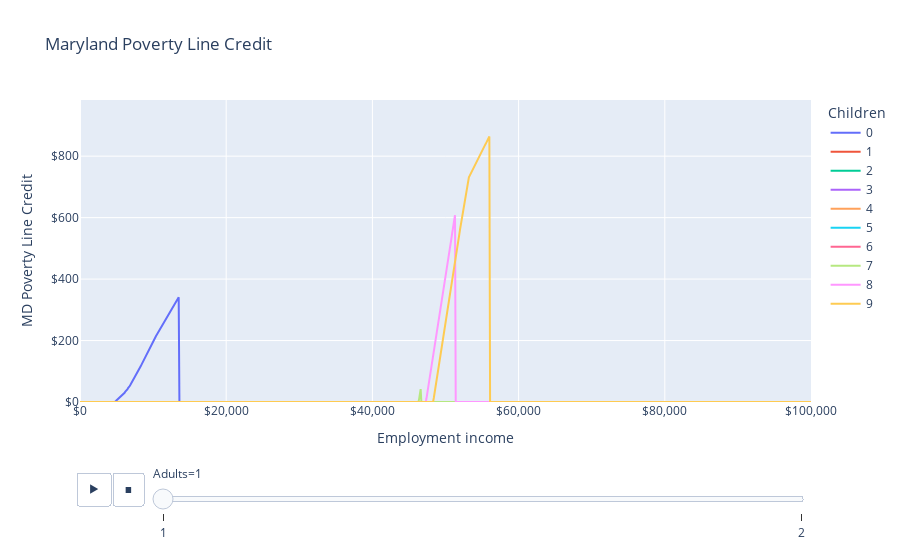

Notebook source saved alongside this figure:
### Markdown cell above
# Maryland Poverty Line Credit

Maryland's Poverty Line Credit provides up to 5% of earned income to eligible Maryland filers with income below the poverty line.

## Examples

Because the Poverty Line Credit is based on the poverty line relative to the Earned Income Tax Credit, which is more generous for families with children and which doesn't give more for families with more than three children, it primarily reaches low-income childless filers and filers with more than six children.

### Code cell
from policyengine_us import IndividualSim
import pandas as pd
import plotly.express as px


def make(adults, children):
    sim = IndividualSim(year=2022)
    sim.add_person(name="head", age=25, is_tax_unit_head=True)
    members = ["head"]
    if adults > 1:
        sim.add_person(name="spouse", is_tax_unit_head=False)
        members += ["spouse"]
    for i in range(children):
        child = "child{}".format(i)
        sim.add_person(name=child, age=5)
        members += [child]
    sim.add_tax_unit(
        name="tax_unit",
        members=members,
    )
    sim.add_spm_unit(name="spm_unit", members=members)
    sim.add_household(name="household", members=members, state_code="MD")
    sim.vary("employment_income", max=100_000, step=100)
    return pd.DataFrame(
        dict(
            employment_income=sim.calc("employment_income")[0],
            plc=sim.calc("md_poverty_line_credit")[0].round(),
            plc_mtr=-sim.deriv(
                "md_poverty_line_credit",
                "employment_income",
                wrt_target="head",
            ),
            adults=adults,
            children=children,
        )
    )


l = []
for adults in range(1, 3):
    for children in range(0, 10):
        l.append(make(adults, children))

df = pd.concat(l)

LABELS = dict(
    employment_income="Employment income",
    plc="MD Poverty Line Credit",
    plc_mtr="MD Poverty Line Credit marginal tax rate",
    adults="Adults",
    children="Children",
)

fig = px.line(
    df,
    "employment_income",
    "plc",
    color="children",
    animation_frame="adults",
    labels=LABELS,
    title="Maryland Poverty Line Credit",
)
fig.update_layout(
    xaxis_tickformat="$,",
    yaxis_tickformat="$,",
    yaxis_range=[0, df.plc.max() * 1.05],
)
fig.show()

### Figure 1 — Plotly figure (JSON) as saved in the notebook; plotly's stock layout.template omitted (floating-point values rounded to 4 significant figures; data arrays with more than 128 entries replaced by an {"elided": "..."} marker saying what was removed)
{"data": [{"hovertemplate": "Children=0<br>Adults=1<br>Employment income=%{x}<br>MD Poverty Line Credit=%{y}<extra></extra>", "legendgroup": "0", "line": {"color": "#636efa", "dash": "solid"}, "marker": {"symbol": "circle"}, "mode": "lines", "name": "0", "orientation": "v", "showlegend": true, "type": "scatter", "x": {"elided": "1001 int values"}, "xaxis": "x", "y": {"elided": "1001 int values"}, "yaxis": "y"}, {"hovertemplate": "Children=1<br>Adults=1<br>Employment income=%{x}<br>MD Poverty Line Credit=%{y}<extra></extra>", "legendgroup": "1", "line": {"color": "#EF553B", "dash": "solid"}, "marker": {"symbol": "circle"}, "mode": "lines", "name": "1", "orientation": "v", "showlegend": true, "type": "scatter", "x": {"elided": "1001 int values"}, "xaxis": "x", "y": {"elided": "1001 int values"}, "yaxis": "y"}, {"hovertemplate": "Children=2<br>Adults=1<br>Employment income=%{x}<br>MD Poverty Line Credit=%{y}<extra></extra>", "legendgroup": "2", "line": {"color": "#00cc96", "dash": "solid"}, "marker": {"symbol": "circle"}, "mode": "lines", "name": "2", "orientation": "v", "showlegend": true, "type": "scatter", "x": {"elided": "1001 int values"}, "xaxis": "x", "y": {"elided": "1001 int values"}, "yaxis": "y"}, {"hovertemplate": "Children=3<br>Adults=1<br>Employment income=%{x}<br>MD Poverty Line Credit=%{y}<extra></extra>", "legendgroup": "3", "line": {"color": "#ab63fa", "dash": "solid"}, "marker": {"symbol": "circle"}, "mode": "lines", "name": "3", "orientation": "v", "showlegend": true, "type": "scatter", "x": {"elided": "1001 int values"}, "xaxis": "x", "y": {"elided": "1001 int values"}, "yaxis": "y"}, {"hovertemplate": "Children=4<br>Adults=1<br>Employment income=%{x}<br>MD Poverty Line Credit=%{y}<extra></extra>", "legendgroup": "4", "line": {"color": "#FFA15A", "dash": "solid"}, "marker": {"symbol": "circle"}, "mode": "lines", "name": "4", "orientation": "v", "showlegend": true, "type": "scatter", "x": {"elided": "1001 int values"}, "xaxis": "x", "y": {"elided": "1001 int values"}, "yaxis": "y"}, {"hovertemplate": "Children=5<br>Adults=1<br>Employment income=%{x}<br>MD Poverty Line Credit=%{y}<extra></extra>", "legendgroup": "5", "line": {"color": "#19d3f3", "dash": "solid"}, "marker": {"symbol": "circle"}, "mode": "lines", "name": "5", "orientation": "v", "showlegend": true, "type": "scatter", "x": {"elided": "1001 int values"}, "xaxis": "x", "y": {"elided": "1001 int values"}, "yaxis": "y"}, {"hovertemplate": "Children=6<br>Adults=1<br>Employment income=%{x}<br>MD Poverty Line Credit=%{y}<extra></extra>", "legendgroup": "6", "line": {"color": "#FF6692", "dash": "solid"}, "marker": {"symbol": "circle"}, "mode": "lines", "name": "6", "orientation": "v", "showlegend": true, "type": "scatter", "x": {"elided": "1001 int values"}, "xaxis": "x", "y": {"elided": "1001 int values"}, "yaxis": "y"}, {"hovertemplate": "Children=7<br>Adults=1<br>Employment income=%{x}<br>MD Poverty Line Credit=%{y}<extra></extra>", "legendgroup": "7", "line": {"color": "#B6E880", "dash": "solid"}, "marker": {"symbol": "circle"}, "mode": "lines", "name": "7", "orientation": "v", "showlegend": true, "type": "scatter", "x": {"elided": "1001 int values"}, "xaxis": "x", "y": {"elided": "1001 int values"}, "yaxis": "y"}, {"hovertemplate": "Children=8<br>Adults=1<br>Employment income=%{x}<br>MD Poverty Line Credit=%{y}<extra></extra>", "legendgroup": "8", "line": {"color": "#FF97FF", "dash": "solid"}, "marker": {"symbol": "circle"}, "mode": "lines", "name": "8", "orientation": "v", "showlegend": true, "type": "scatter", "x": {"elided": "1001 int values"}, "xaxis": "x", "y": {"elided": "1001 int values"}, "yaxis": "y"}, {"hovertemplate": "Children=9<br>Adults=1<br>Employment income=%{x}<br>MD Poverty Line Credit=%{y}<extra></extra>", "legendgroup": "9", "line": {"color": "#FECB52", "dash": "solid"}, "marker": {"symbol": "circle"}, "mode": "lines", "name": "9", "orientation": "v", "showlegend": true, "type": "scatter", "x": {"elided": "1001 int values"}, "xaxis": "x", "y": {"elided": "1001 int values"}, "yaxis": "y"}], "layout": {"legend": {"title": {"text": "Children"}, "tracegroupgap": 0}, "sliders": [{"active": 0, "currentvalue": {"prefix": "Adults="}, "len": 0.9, "pad": {"b": 10, "t": 60}, "steps": [{"args": [["1"], {"frame": {"duration": 0, "redraw": false}, "fromcurrent": true, "mode": "immediate", "transition": {"duration": 0, "easing": "linear"}}], "label": "1", "method": "animate"}, {"args": [["2"], {"frame": {"duration": 0, "redraw": false}, "fromcurrent": true, "mode": "immediate", "transition": {"duration": 0, "easing": "linear"}}], "label": "2", "method": "animate"}], "x": 0.1, "xanchor": "left", "y": 0, "yanchor": "top"}], "title": {"text": "Maryland Poverty Line Credit"}, "updatemenus": [{"buttons": [{"args": [null, {"frame": {"duration": 500, "redraw": false}, "fromcurrent": true, "mode": "immediate", "transition": {"duration": 500, "easing": "linear"}}], "label": "&#9654;", "method": "animate"}, {"args": [[null], {"frame": {"duration": 0, "redraw": false}, "fromcurrent": true, "mode": "immediate", "transition": {"duration": 0, "easing": "linear"}}], "label": "&#9724;", "method": "animate"}], "direction": "left", "pad": {"r": 10, "t": 70}, "showactive": false, "type": "buttons", "x": 0.1, "xanchor": "right", "y": 0, "yanchor": "top"}], "xaxis": {"anchor": "y", "domain": [0, 1], "tickformat": "$,", "title": {"text": "Employment income"}}, "yaxis": {"anchor": "x", "domain": [0, 1], "range": [0, 982.8], "tickformat": "$,", "title": {"text": "MD Poverty Line Credit"}}}}
